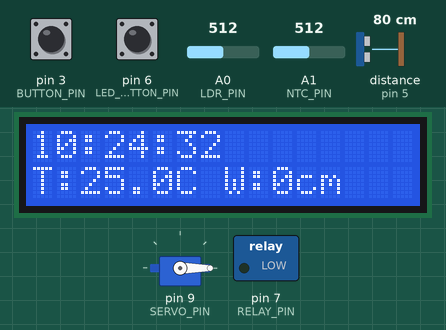
Recording of a program running on a simulated Arduino Uno, built with avr-gcc and run on an emulated ATmega328P. Parts: 16×2 character LCD, servo, switched loads named in the program (green lamp = pin HIGH). Wiring (inferred from the names in the program): ultrasonic range finder: trigger pin 4; echo pin 5. The inputs (shaded band) are chosen by the test bench; at power-on: pin 3 (BUTTON_PIN) HIGH, A0 (LDR_PIN) = 512, distance to the obstacle (sensor on pin 5) 80 cm, pin 6 (LED_BUTTON_PIN) HIGH, A1 (NTC_PIN) = 512. The echo pulse lasts 58.3 µs per cm; the local clock reads 2024-03-15 10:24:30 at power-on unless the program sets it; pins used as bus, display or sensor lines are not drawn; what the program prints to the serial monitor is not drawn.

Above: at 2.7 s.
2.8 s: pin 3 (BUTTON_PIN) pulled LOW for 0.7 s
At 4.1 s:
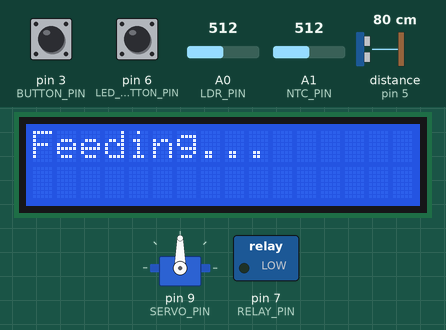
6.4 s: A0 (LDR_PIN) set to 85
8.0 s: A0 (LDR_PIN) set to 71
At 8.7 s:
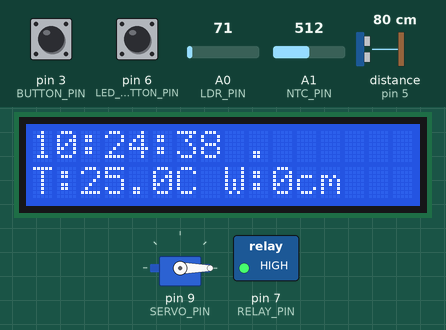
11.2 s: pin 3 (BUTTON_PIN) pulled LOW for 1 s
At 12.2 s:
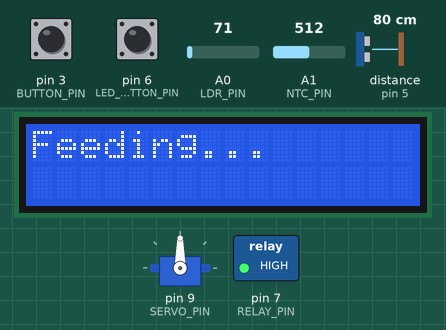
14.7 s: distance to the obstacle (sensor on pin 5) set to 12 cm
At 16.6 s:
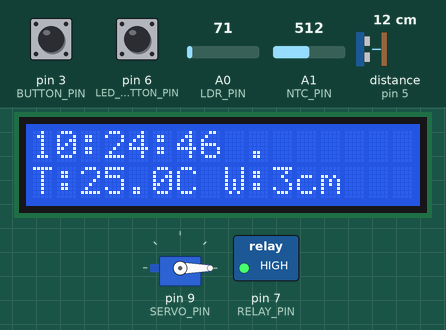
17.0 s: distance to the obstacle (sensor on pin 5) set to 9 cm
At 17.9 s:
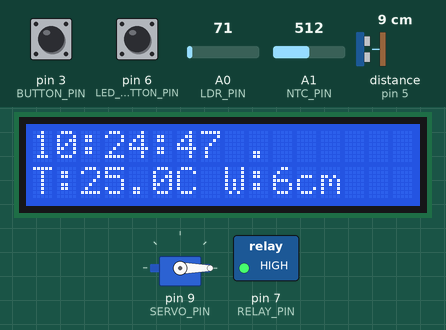
Timing chart, 0 to 20.0 s (numbered marks = the images above; inputs shaded):
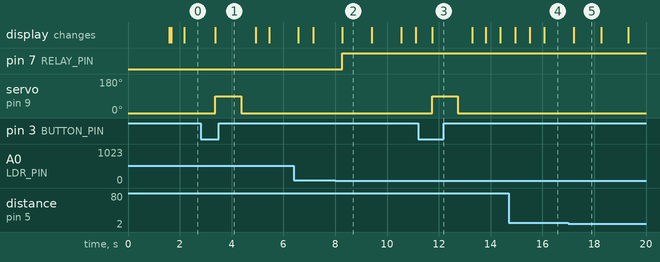

Measured:
- the behaviour switches between 80 and 79 on A0 (LDR_PIN) (found by bisection; images 1 and 2)
- after the input at 2.8 s, servo on pin 9 (SERVO_PIN): 0° → 90° after 0.57 s, → 0° 1.0 s later; the display: changes after 0.57 s (image 1)
- after the input at 8.0 s, pin 7 (RELAY_PIN): LOW → HIGH after 0.27 s
- after the input at 11.2 s, servo on pin 9 (SERVO_PIN): 0° → 90° after 0.54 s, → 0° 1.0 s later; the display: changes after 0.54 s (image 3)
- what the display in image 5 shows lasts 1.1 s, from 17.2 s to 18.3 s

The program:

main.cpp
```cpp
#include <Arduino.h>
#include <Wire.h>
#include <LiquidCrystal_I2C.h>
#include <RTClib.h>
#include <Servo.h>
#include <math.h>

// pini
#define SERVO_PIN 9
#define BUTTON_PIN 3
#define LED_BUTTON_PIN 6
#define TRIG_PIN 4
#define ECHO_PIN 5
#define LDR_PIN A0
#define NTC_PIN A1
#define RELAY_PIN 7

// SETTINGS
#define LIGHT_ON_THRESHOLD 80
#define LIGHT_OFF_THRESHOLD 500
#define WATER_ALERT_CM 5.0
#define FEED_HOUR 16
#define FEED_MINUTE 46

// OBJECTS
LiquidCrystal_I2C lcd(0x27, 16, 2);
RTC_DS3231 rtc;
Servo feederServo;

// GLOBAL
bool alreadyFed = false;
bool manualLedMode = false;
bool ledState = false;
bool autoLedState = false;

// FEED
void feedFish()
{
    Serial.println("FEEDING...");
    lcd.clear();
    lcd.setCursor(0, 0);
    lcd.print("Feeding...");
    // rotesc la 90 de grade
    feederServo.write(90);
    delay(1000);
    feederServo.write(0);
    delay(500);
    Serial.println("DONE");
}

// HC-SR04 distance
float readDistanceCm()
{
    digitalWrite(TRIG_PIN, LOW);
    delayMicroseconds(2);

    // senzorul trimite unda ultrasonica
    digitalWrite(TRIG_PIN, HIGH);
    delayMicroseconds(10);
    digitalWrite(TRIG_PIN, LOW);

    // masor ca timp pinul echo ramane pe high
    long duration = pulseIn(ECHO_PIN, HIGH, 30000);

    if (duration == 0) {
        return -1;
    }

    // calculez distanta in cm
    return duration * 0.0343 / 2.0;
}

// NTC
float readTemperature()
{
    int ntcValue = analogRead(NTC_PIN);

    // calculez rezistenta nntc-ului
    float resistance = 10000.0 * (1023.0 / ntcValue - 1.0);

    // formula temperaturii
    float tempC = 1.0 / (
            log(resistance / 10000.0) / 3950.0 +
            1.0 / (25.0 + 273.15)
        ) - 273.15;

    return tempC;
}

// SETUP - cand porneste microcontrollerul
void setup()
{
    Serial.begin(9600);

    // initializez i2c, lcd
    Wire.begin();
    lcd.init();
    lcd.backlight();

    pinMode(BUTTON_PIN, INPUT_PULLUP);
    pinMode(LED_BUTTON_PIN, INPUT_PULLUP);
    pinMode(TRIG_PIN, OUTPUT);
    pinMode(ECHO_PIN, INPUT);
    pinMode(RELAY_PIN, OUTPUT);
    digitalWrite(RELAY_PIN, LOW);
    feederServo.attach(SERVO_PIN);
    feederServo.write(0);

    // verific daca functioneaza bine rtc
    if (!rtc.begin())
    {
        lcd.clear();
        lcd.print("RTC ERROR");
        Serial.println("RTC ERROR");
        while (1);
    }

    // RULEAZA O SINGURA DATA
    // rtc.adjust(DateTime(F(__DATE__), F(__TIME__)));

    lcd.clear();

    // mesaj de pornire
    lcd.setCursor(0, 0);
    lcd.print("AquaGuardian");
    lcd.setCursor(0, 1);
    lcd.print("System Ready");

    delay(1500);

    lcd.clear();
}

void loop()
{
    // citesc ora curenta de la rtc
    DateTime now = rtc.now();

    // citesc nivelul apei
    float distance = readDistanceCm();
    float waterLevel = 15.0 - distance;

    // evit valori negative
    if (waterLevel < 0)
    {
        waterLevel = 0;
    }

    int ldrValue = analogRead(LDR_PIN);

    float tempC = readTemperature();

    // FEED BUTTON
    static bool lastFeedButton = HIGH;

    // citesc starea curenta a butonului
    bool currentFeedButton = digitalRead(BUTTON_PIN);

    if (lastFeedButton == HIGH && currentFeedButton == LOW)
    {
        // debounce
        delay(50);
        // dau mancare daca apas butonul
        if (digitalRead(BUTTON_PIN) == LOW)
        {
            feedFish();
        }
    }

    lastFeedButton = currentFeedButton;

    // LED BUTTON

    static bool lastLedButton = HIGH;

    bool currentLedButton = digitalRead(LED_BUTTON_PIN);

    if (lastLedButton == HIGH && currentLedButton == LOW)
    {
        delay(50);
        if (digitalRead(LED_BUTTON_PIN) == LOW)
        {
            manualLedMode = !manualLedMode;
            if (manualLedMode) {
                ledState = !ledState;
            }
        }
    }

    lastLedButton = currentLedButton;

    // LED CONTROL

    if (manualLedMode)
    {
        digitalWrite(RELAY_PIN, ledState);
    }
    else
    {
        // aprind lumina daca e prea intuneric
        if (ldrValue < LIGHT_ON_THRESHOLD)
        {
            autoLedState = true;
        }
        // inchid ledul daca e destula lumina
        if (ldrValue > LIGHT_OFF_THRESHOLD)
        {
            autoLedState = false;
        }
        digitalWrite(RELAY_PIN, autoLedState);
    }

    // AUTO FEED

    // verific daca e timupl sa hranesc pestii
    if (now.hour() == FEED_HOUR && now.minute() == FEED_MINUTE && now.second() < 10 && !alreadyFed)
    {
        Serial.println("AUTO FEED TRIGGER");
        feedFish();
        alreadyFed = true;
    }

    if ( now.hour() != FEED_HOUR ||  now.minute() != FEED_MINUTE)
    {
        alreadyFed = false;
    }

    // LCD

    lcd.setCursor(0, 0);

    if (now.hour() < 10) lcd.print("0");

    lcd.print(now.hour());
    lcd.print(":");
    if (now.minute() < 10)
        lcd.print("0");

    lcd.print(now.minute());
    lcd.print(":");

    if (now.second() < 10)
        lcd.print("0");
    lcd.print(now.second());

    lcd.print(" ");

    lcd.setCursor(0, 1);

    lcd.print("T:");
    lcd.print(tempC, 1);

    lcd.print("C ");

    lcd.print("W:");

    if (distance < 0)
    {
        lcd.print("ERR");
    }
    else
    {
        lcd.print((int)waterLevel);

        lcd.print("cm ");
    }

    // SERIAL

    Serial.print("TIME: ");

    if (now.hour() < 10)
        Serial.print("0");

    Serial.print(now.hour());

    Serial.print(":");

    if (now.minute() < 10)
        Serial.print("0");

    Serial.print(now.minute());

    Serial.print(":");

    if (now.second() < 10)
        Serial.print("0");

    Serial.print(now.second());

    Serial.print(" | TEMP: ");

    Serial.print(tempC);

    Serial.print(" C");

    Serial.print(" | WATER LEVEL: ");
    Serial.print(waterLevel);

    Serial.print(" cm");

    Serial.print(" | LDR: ");

    Serial.println(ldrValue);

    if (waterLevel < 5) {
        Serial.println("ALERTA: nivel insuficient de apa!");
    }

    delay(500);
}
```
